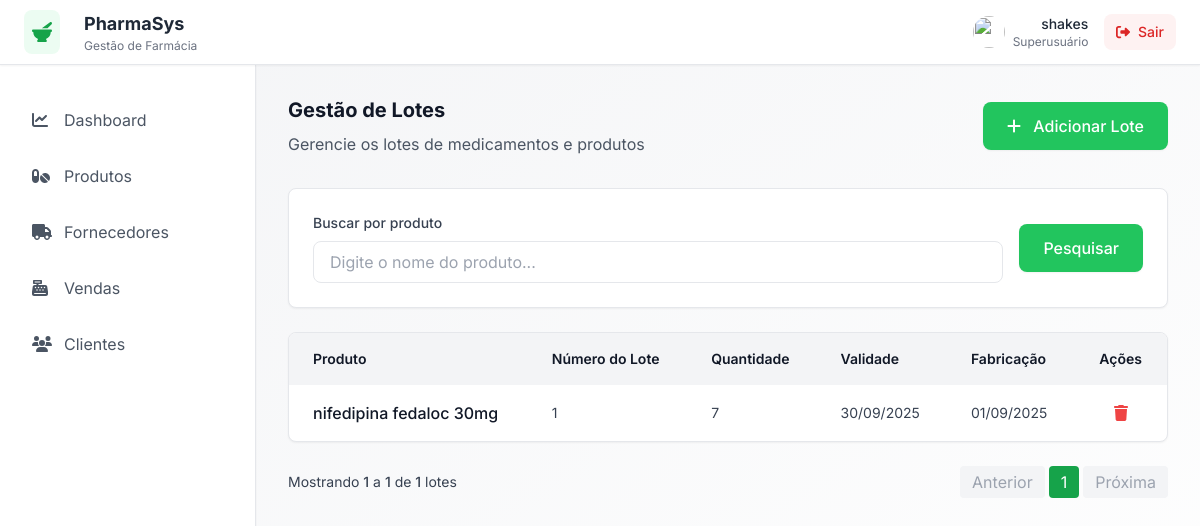
/productos/lotes/ (signed in), run on an earlier commit of the app's database.
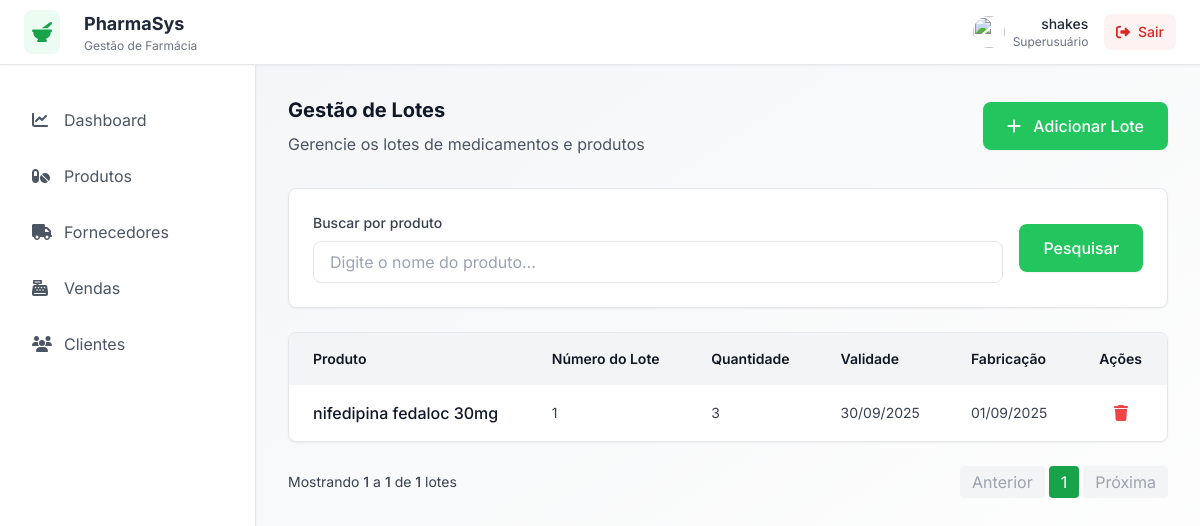
And on a later commit of the database.
### productos/models.py (models this page shows, shortened)
class Lote(models.Model):
    produto = models.ForeignKey(Produto, on_delete=models.CASCADE)
    numero_lote = models.CharField(max_length=50)
    quantidade_disponivel = models.PositiveIntegerField()
    data_validade = models.DateField()  # Opcional para não-medicamentos (ex.: shampoo)
    data_fabricacao = models.DateField(blank=True, null=True)

class Produto(models.Model):
    nome = models.CharField(max_length=100)
    categoria = models.ForeignKey(Categoria, on_delete=models.SET_NULL, null=True)
    fornecedor = models.ForeignKey(Fornecedor, on_delete=models.SET_NULL, null=True)
    codigo_barras = models.CharField(max_length=50, unique=True, null=True, blank=True)
    preco_venda = models.DecimalField(max_digits=10, decimal_places=2)
    preco_compra = models.DecimalField(max_digits=10, decimal_places=2)
    estoque_minimo = models.PositiveIntegerField(default=10)
    FORMA_FARMACEUTICA_CHOICES = [
        ('comprimido', 'Comprimido'),
        ('capsula', 'Cápsula'),
        ('xarope', 'Xarope'),
        ('injecao', 'Injetável'),
        ('pomada', 'Pomada'),
        ('supositorio', 'Supositório'),
        ('spray', 'Spray'),
        ('outro', 'Outro'),
    ]
    forma_farmaceutica = models.CharField(
        max_length=50,
        choices=FORMA_FARMACEUTICA_CHOICES,
        blank=True,
        null=True
    )
    dosagem = models.CharField(max_length=50, blank=True, null=True)
    NIVEL_PRESCRICAO_CHOICES = [
        ('niv0', 'Niv 0'),
        ('niv1', 'Niv 1'),
        ('niv2', 'Niv 2'),
        ('niv3', 'Niv 3'),
        ('niv4', 'Niv 4'),
    ]
    nivel_prescricao = models.CharField(
        max_length=50,
        choices=NIVEL_PRESCRICAO_CHOICES,
        default='niv0',
        blank=True,
        null=True
    )
    principio_ativo = models.CharField(max_length=100, blank=True, null=True)
    controlado = models.BooleanField(default=False)  # Só relevante se for medicamento
    def __str__(self):
        return f'{self.nome} - {self.codigo_barras}'

### productos/views.py (the view)
# urls.py: path("lotes/", views.listar_lotes, name="listar_lotes"),
@login_required
def listar_lotes(request):
    search = request.GET.get("search", "")
    lotes = Lote.objects.select_related("produto").all()
    if search:
        lotes = lotes.filter(produto__nome__icontains=search)
    paginator = Paginator(lotes, 10)  # 10 lotes por página
    page_number = request.GET.get("page")
    page_obj = paginator.get_page(page_number)
    context = {
        "page_obj": page_obj,
        "request": request,
    }
    return render(request, "productos/lotes.html", context)

### core/context_processors.py (called while the page is built)
def request_is_secure(request):
    return {'is_secure': request.is_secure()}

### productos/templates/productos/lotes.html (shortened to what the changed rows need)
{% extends 'main.html' %}
{% block content %}
    {% include 'navbar.html' %}
    <div class="flex-1 ml-64 p-8" id="main-content">
        <div class="flex justify-between items-center mb-8" id="page-header">
            <div>
                <h2 class="text-xl font-bold text-gray-900 mb-2">Gestão de Lotes</h2>
            </div>
        </div>
        <div class="bg-white rounded-lg shadow-sm border border-pharmacy-gray overflow-hidden">
            <div class="overflow-x-auto">
                <table class="w-full">
                    <thead class="bg-pharmacy-gray-light">
                    <tr>
                        <th class="px-6 py-4 text-left text-sm font-semibold text-gray-900">Produto</th>
                        <th class="px-6 py-4 text-left text-sm font-semibold text-gray-900">Número do Lote</th>
                        <th class="px-6 py-4 text-left text-sm font-semibold text-gray-900">Quantidade</th>
                        <th class="px-6 py-4 text-left text-sm font-semibold text-gray-900">Validade</th>
                        <th class="px-6 py-4 text-left text-sm font-semibold text-gray-900">Fabricação</th>
                        <th class="px-6 py-4 text-center text-sm font-semibold text-gray-900">Ações</th>
                    </tr>
                    </thead>
                    <tbody class="divide-y divide-pharmacy-gray">
                    {% for lote in page_obj %}
                        <tr class="hover:bg-pharmacy-gray-light/50 transition-colors">
                            <td class="px-6 py-4 font-medium text-gray-900">{{ lote.produto.nome }}</td>
                            <td class="px-6 py-4 text-sm text-gray-700">{{ lote.numero_lote }}</td>
                            <td class="px-6 py-4 text-sm text-gray-700">{{ lote.quantidade_disponivel }}</td>
                            <td class="px-6 py-4 text-sm text-gray-700">{{ lote.data_validade|date:"d/m/Y"|default:"—" }}</td>
                            <td class="px-6 py-4 text-sm text-gray-700">{{ lote.data_fabricacao|date:"d/m/Y"|default:"—" }}</td>
                            <td class="px-6 py-4 text-center">
                                <div class="flex justify-center space-x-2">
                                    <a href="{% url 'remover_lote' lote.id %}"
                                       onclick="return confirm('Tem certeza que deseja remover {{ lote.produto }} - {{ lote.numero_lote }}?');"
                                       class="text-red-500 hover:text-red-700">
                                        <i data-fa-i2svg="">
                                        </i>
                                    </a>
                                </div>
                            </td>
                        </tr>
                    {% empty %}
                        <tr>
                            <td colspan="6" class="px-6 py-4 text-center text-gray-500">
                                Nenhum lote encontrado.
                            </td>
                        </tr>
                    {% endfor %}
                    </tbody>
                </table>
            </div>
        </div>
    </div>
{% endblock %}

What changed in the data, as far as the page shows it:
changed Lote "nifedipina fedaloc 30mg": quantidade_disponivel "7" → "3"
